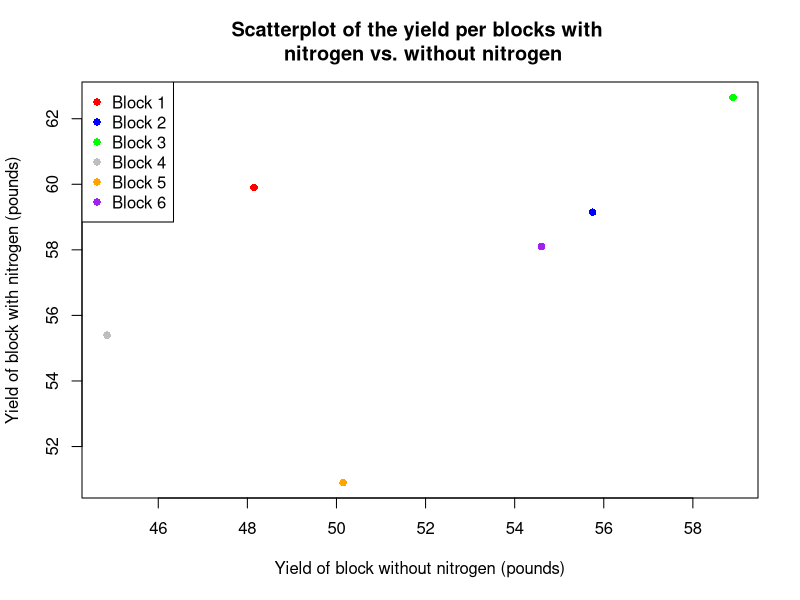
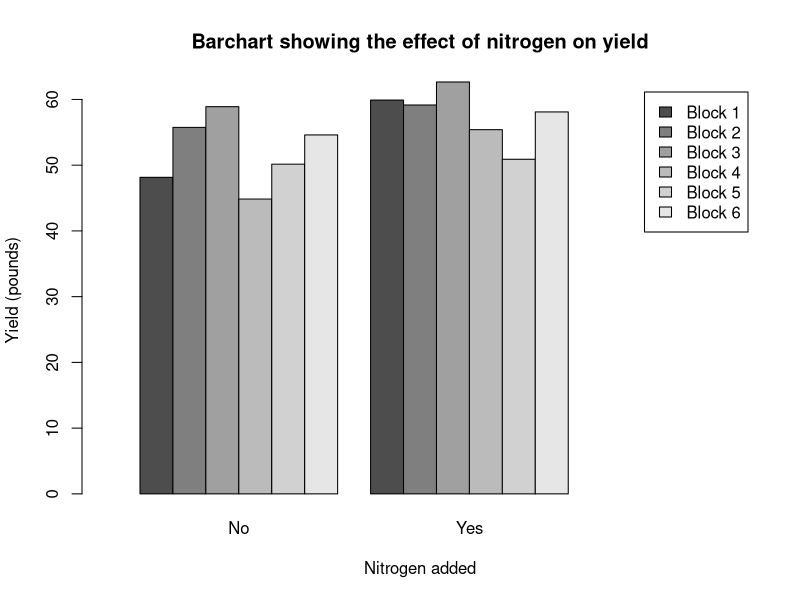

The R script that drew these images, in order:
avg_yield <- with(npk, tapply(yield, list(block, N), mean))

png(file="exercise-4/graphs/exercise-4-b-plot-nitrogen.png", width=500, height=400)
plot(avg_yield[,1], avg_yield[,2],
     main="Scatterplot of the yield per blocks with \n nitrogen vs. without nitrogen",
     xlab="Yield of block without nitrogen (pounds)",
     ylab="Yield of block with nitrogen (pounds)",
     col=c("red", "blue", "green", "grey", "orange", "purple")[1:6],
     pch=16)
legend("topleft", 
       legend=c("Block 1", "Block 2", "Block 3", "Block 4", "Block 5", "Block 6"),
       col=c("red", "blue", "green", "grey", "orange", "purple"), pch=16)
dev.off()

png(file="exercise-4/graphs/exercise-4-b-bar-nitrogen.png", width=500, height=400)
barplot(avg_yield, 
        beside = TRUE, 
        legend = paste("Block", rownames(avg_yield)),
        xlab = "Nitrogen added", 
        names=c("No", "Yes"),
        xlim=c(0, 19),
        ylab = "Yield (pounds)", main = "Barchart showing the effect of nitrogen on yield")
dev.off()

